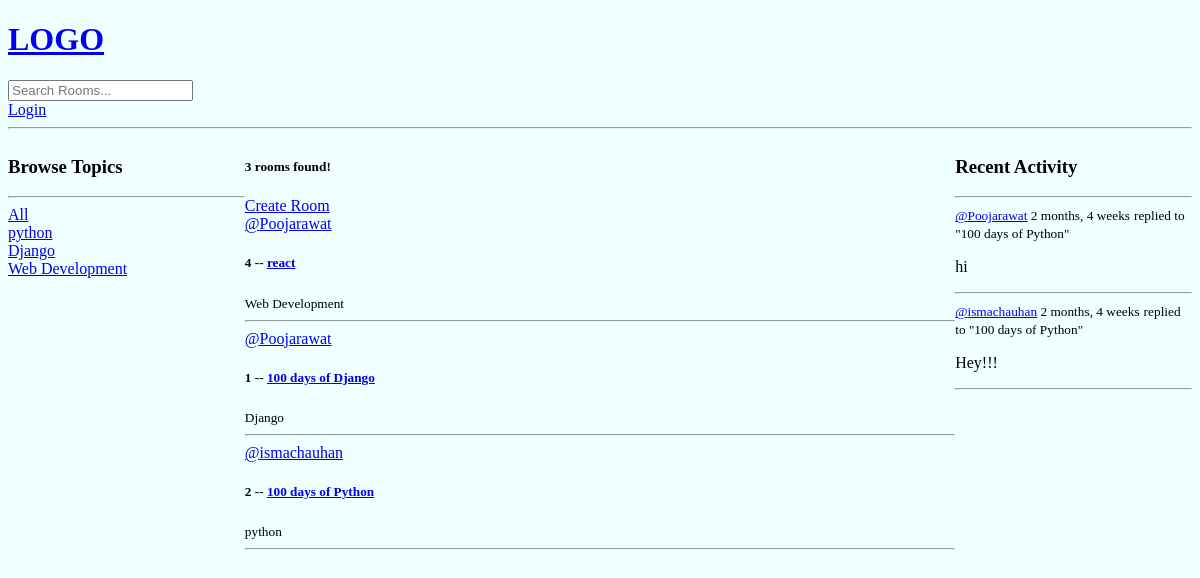
/, run on an earlier commit of the app's database.
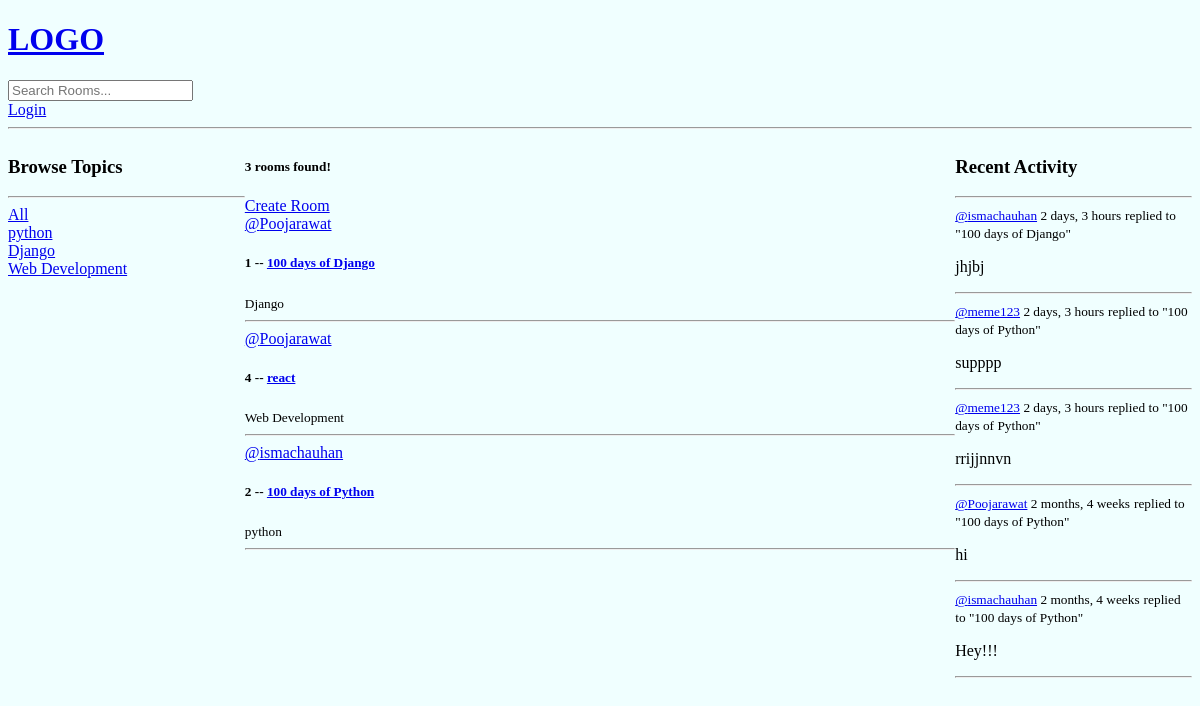
And on a later commit of the database.
### base/models.py (models this page shows, shortened)
class Topic(models.Model):
    name=models.CharField(max_length=200)

class Room(models.Model):
    host=models.ForeignKey(User,on_delete=models.SET_NULL,null=True)
    name=models.CharField(max_length=200)
    topic=models.ForeignKey(Topic,on_delete=models.SET_NULL,null=True)
    name=models.CharField(max_length=200)
    description=models.TextField(null=True,blank=True)
    participants=models.ManyToManyField(User, related_name='participants',blank=True)
    updated=models.DateTimeField(auto_now=True)
    created=models.DateTimeField(auto_now_add=True)
    class Meta:
        ordering=['-updated','-created']
    def __str__(self):
        return self.name

class Message(models.Model):
    user=models.ForeignKey(User,on_delete=models.CASCADE)
    room=models.ForeignKey(Room,on_delete=models.CASCADE)
    body=models.TextField()
    updated=models.DateTimeField(auto_now=True)
    created=models.DateTimeField (auto_now_add=True)
    class Meta:
        ordering=['-updated','-created']
    def __str__(self):
        return self.body[0:50]

### base/views.py (the view)
# urls.py: path('',views.home, name="home"),
def home(request):
    q=request.GET.get('q') if request.GET.get('q')!=None else ''
    rooms=Room.objects.filter(Q
                              (topic__name__icontains=q) |
                              Q(name__icontains=q) |
                              Q(description__icontains=q)
                              )
    topics=Topic.objects.all()
    room_count=rooms.count()
    room_messages=Message.objects.filter(Q(room__name__icontains=q))
    context={'rooms': rooms,'topics':topics,'room_count':room_count,'room_messages':room_messages}
    return render(request,'base/home.html',context)

### base/templates/base/home.html (shortened to what this page needs)
{% extends 'main.html' %} {% block content %}
<div class="home-container">
  <div>
    {% include 'base/topics_component.html' %}
  </div>
  <div>
    <h5>{{room_count}} rooms found!</h5>
    <a href="{% url 'create-room' %}">Create Room</a>
    <div>
      {% include 'base/feed_component.html' %}
    </div>
  </div>
  <div>
    {% include 'base/activity_component.html' %}
  </div>
</div>
{% endblock content %}

### base/templates/base/topics_component.html
<h3>Browse Topics</h3>
    <hr />
    <div>
      <a href="{% url 'home' %}">All</a>
    </div>
    {% for topic in topics %}
    <div>
      <a href="{% url 'home' %}?q={{topic.name}}">{{topic.name}}</a>
    </div>
    {% endfor %}

### base/templates/base/feed_component.html (shortened to what this page needs)
{% for room in rooms %}
      <div>
        <a href="{% url 'user-profile' room.host.id %}">@{{room.host.username}}</a>
        <h5>
          {{room.id}} -- <a href="{% url 'room' room.id %}">{{room.name}}</a>
        </h5>
        <small>{{room.topic.name}}</small>
        <hr />
      </div>
      {% endfor %}

### base/templates/base/activity_component.html (shortened to what this page needs)
<h3>Recent Activity</h3>
    <hr />
    {% for message in room_messages %}
    <div>
      <small><a href="{% url 'user-profile' message.user.id %}">@{{message.user}}</a> {{message.created|timesince}}</small>
      <small>replied to "{{message.room}}"</small>
      <p>{{message}}</p>
      <hr>
    </div>
    {% endfor %}

What changed in the data, as far as the page shows it:
changed Room "100 days of Django": moves up the list
added Message: user "ismachauhan", created "2 days, 3 hours", room "100 days of Django", body "jhjbj"
added Message: user "meme123", created "2 days, 3 hours", room "100 days of Python", body "supppp"
added Message: user "meme123", created "2 days, 3 hours", room "100 days of Python", body "rrijjnnvn"
